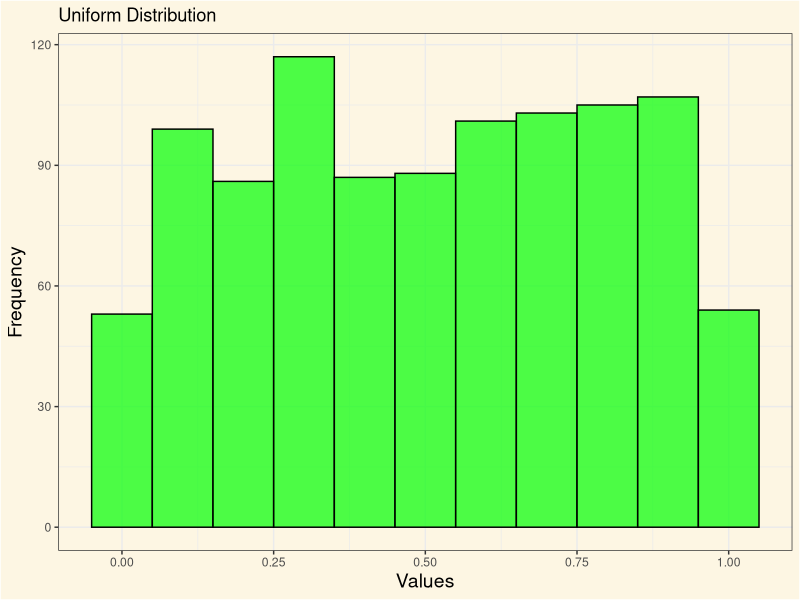
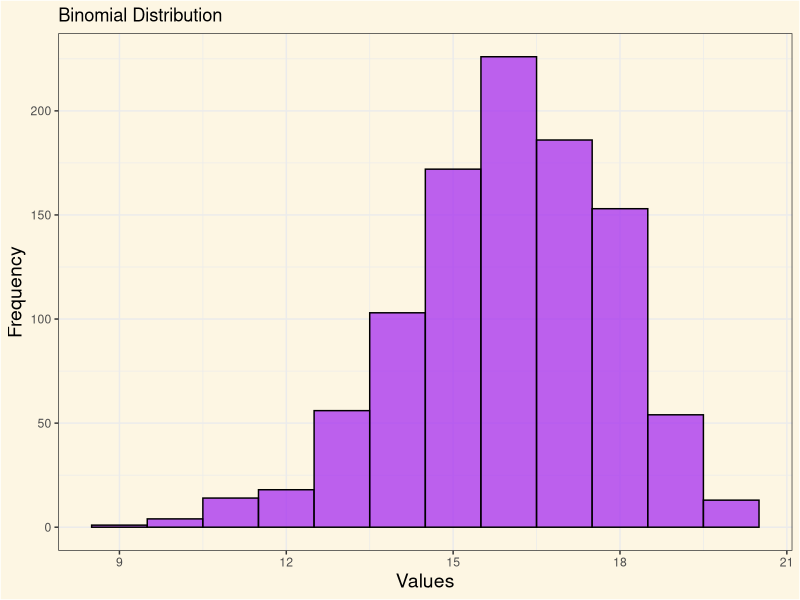
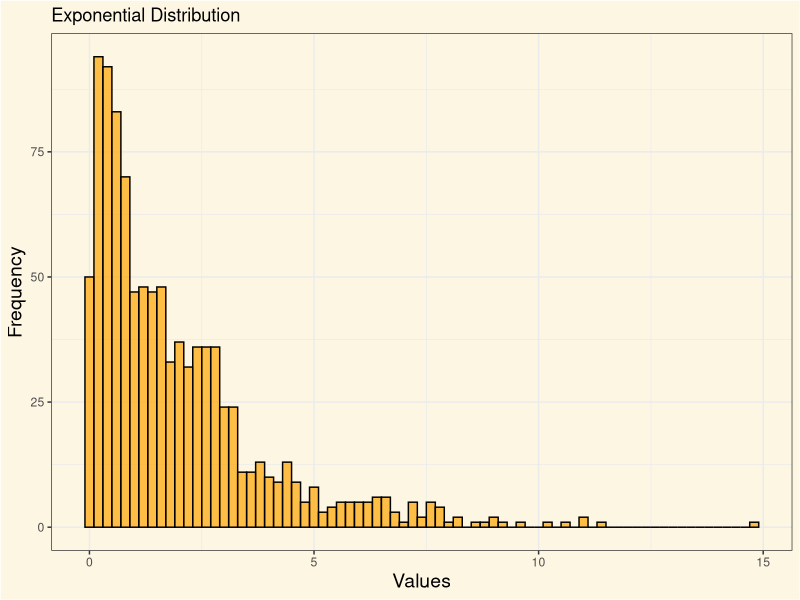
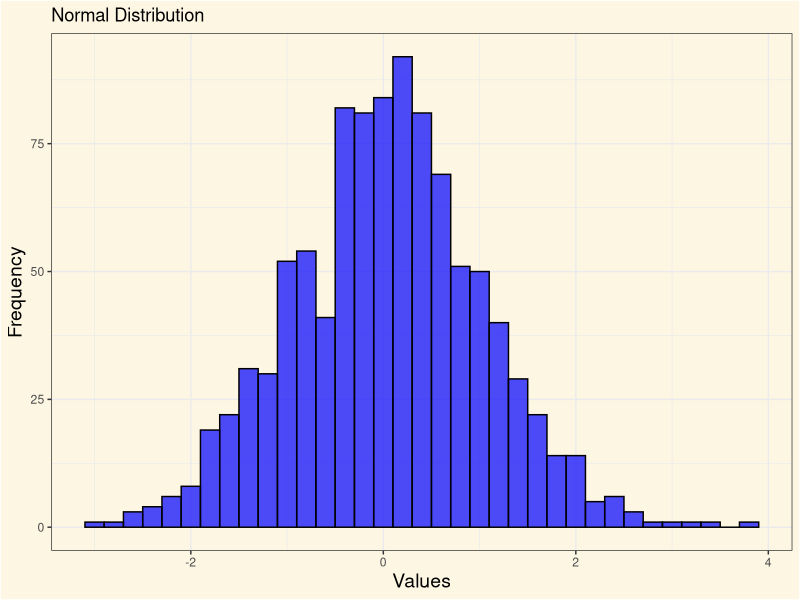
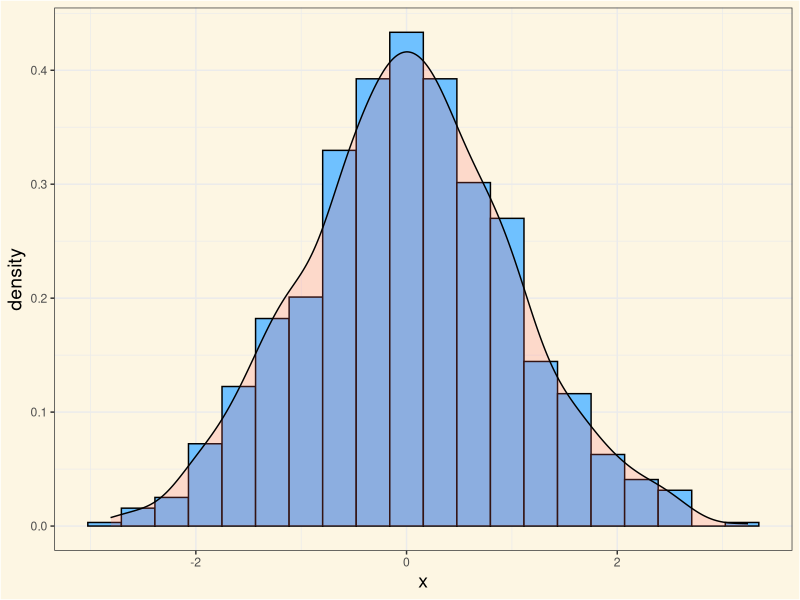

These figures' R source, in order:
## ---- chunk 1
#| label: theme-set
#| eval: true
library(tidyverse)
library(palmerpenguins)

simple_theme <- theme_bw() +
  theme(
    plot.background = element_rect(fill = "#FDF6E3"),
    panel.background = element_rect(fill = "#FDF6E3"),
    legend.background = element_rect(fill = "#FDF6E3"),
    legend.position = "top",
    axis.title = element_text(size = 14)
  )

theme_set(simple_theme)
## ---- chunk 2
#| eval: true
library(palmerpenguins)
## ---- chunk 3
#| echo: true
new_mean <- function(x){sum(x)/length(x)}
## ---- chunk 4
#| label: sample_mean
#| echo: true
#| eval: true
#| fig-align: center
new_mean(penguins$year)
## ---- chunk 5
#| label: mean
#| echo: true
#| eval: true
#| fig-align: center
mean(penguins$year, na.rm = TRUE)
## ---- chunk 6
#| label: new-median-function
#| echo: true
#| eval: true
#| fig-align: center

new_median <- function(x) {
  if(length(x) %% 2 != 0){ #<1>
    sort(x)[ceiling(length(x)/2)] #<2>
  } else{
    (sort(x)[length(x)/2] + sort(x)[(length(x)/2)+1])/2 #<3>
  }
}
## ---- chunk 7
#| label: new-median
#| echo: true
#| eval: true
#| fig-align: center
new_median(penguins$body_mass_g)
## ---- chunk 8
#| label: median
#| echo: true
#| eval: true
#| fig-align: center
median(penguins$body_mass_g, na.rm = TRUE)
## ---- chunk 9
#| label: variance
#| echo: true
#| eval: true
#| fig-align: center
var(penguins$body_mass_g, na.rm = TRUE)
## ---- chunk 10
#| label: sd
#| echo: true
#| eval: true
#| fig-align: center
sd(penguins$body_mass_g, na.rm = TRUE)
## ---- chunk 11
#| label: cv-function
#| echo: true
#| eval: true
#| fig-align: center
cv <- function(x, na.rm = TRUE) {
  (sd(x, na.rm = TRUE) / mean(x, na.rm = TRUE)) * 100
}
## ---- chunk 12
#| label: cv
#| echo: true
#| eval: true
#| fig-align: center
cv(penguins$body_mass_g, na.rm = TRUE)
## ---- chunk 13
#| echo: true
library(dplyr)
## ---- chunk 14
#| label: summary-01
#| echo: true
#| eval: true
#| fig-align: center
#| output-location: default
penguins |>
  group_by(species)
## ---- chunk 15
#| label: summary-02
#| echo: true
#| eval: true
#| fig-align: center
#| output-location: default
penguins |>
  group_by(species) |>
  summarise(
    mean_body_mass_g = mean(body_mass_g, na.rm = TRUE)
  )
## ---- chunk 16
#| label: summary-03
#| echo: true
#| eval: true
#| fig-align: center
#| output-location: default
penguins |>
  group_by(species) |>
  summarise(
    mean_body_mass_g = mean(body_mass_g, na.rm = TRUE),
    variance_body_mass_g = var(body_mass_g, na.rm = TRUE)
  )

## ---- chunk 17
#| label: summary-04
#| echo: true
#| eval: true
#| fig-align: center
#| output-location: default
penguins |>
  group_by(species) |>
  summarise(
    mean_body_mass_g = mean(body_mass_g, na.rm = TRUE),
    variance_body_mass_g = var(body_mass_g, na.rm = TRUE),
    std_dev_body_mass_g = sd(body_mass_g, na.rm = TRUE)
  )
## ---- chunk 18
#| label: summary-05
#| echo: true
#| eval: true
#| fig-align: center
#| output-location: default
penguins |>
  group_by(species) |>
  summarise(
    mean_body_mass_g = mean(body_mass_g, na.rm = TRUE),
    variance_body_mass_g = var(body_mass_g, na.rm = TRUE),
    std_dev_body_mass_g = sd(body_mass_g, na.rm = TRUE),
    cv_body_mass_g = cv(body_mass_g, na.rm = TRUE)
  )
## ---- chunk 19
#| label: dist01
#| echo: true
#| output-location: column-fragment

dfuniform <- runif(1000, min = 0, max = 1)

ggplot(data.frame(x = dfuniform), aes(x)) +
  geom_histogram(
    binwidth = 0.1,
    fill = "green",
    color = "black",
    alpha = 0.7
  ) +
  labs(
    title = "Uniform Distribution",
    x = "Values",
    y = "Frequency"
  )
## ---- chunk 20
#| label: dist03
#| echo: true
#| output-location: column-fragment

dfbin <- rbinom(1000, size = 20, prob = 0.8)

ggplot(data.frame(x = dfbin), aes(x)) +
  geom_histogram(
    binwidth = 1,
    fill = "purple",
    color = "black",
    alpha = 0.7
  ) +
  labs(
    title = "Binomial Distribution",
    x = "Values",
    y = "Frequency"
  )
## ---- chunk 21
#| label: dist02
#| echo: true
#| output-location: column-fragment
dfexp <- rexp(1000, rate = 0.5)

ggplot(data.frame(x = dfexp), aes(x)) +
  geom_histogram(
    binwidth = 0.2,
    fill = "orange",
    color = "black",
    alpha = 0.7
  ) +
  labs(
    title = "Exponential Distribution",
    x = "Values",
    y = "Frequency"
  )
## ---- chunk 22
#| label: dist04
#| echo: true
#| output-location: column-fragment

dfnormal <- rnorm(1000, mean = 0, sd = 1)

ggplot(data.frame(x = dfnormal), aes(x)) +
  geom_histogram(
    binwidth = 0.2,
    fill = "blue",
    color = "black",
    alpha = 0.7
  ) +
  labs(
    title = "Normal Distribution",
    x = "Values",
    y = "Frequency"
  )
## ---- chunk 23
#| label: 03-density
#| echo: true
#| eval: true
#| fig-align: center
#| code-fold: true
#| include: false
set.seed(123)

normal <- data.frame(x = rnorm(1000, 0, 1))

ggplot(normal, aes(x = x)) +
  geom_histogram(
    aes(y = after_stat(density)),
    color = "black",
    fill = "#6FC1FF",
    bins = 20
  ) +
  geom_density(alpha = .2, fill = "#FF6666")
## ---- chunk 24
#| label: pnorm
#| echo: true
#| eval: true
#| fig-align: center
#| output-location: fragment
pnorm(40, mean = 38.8, sd = 2.6)
